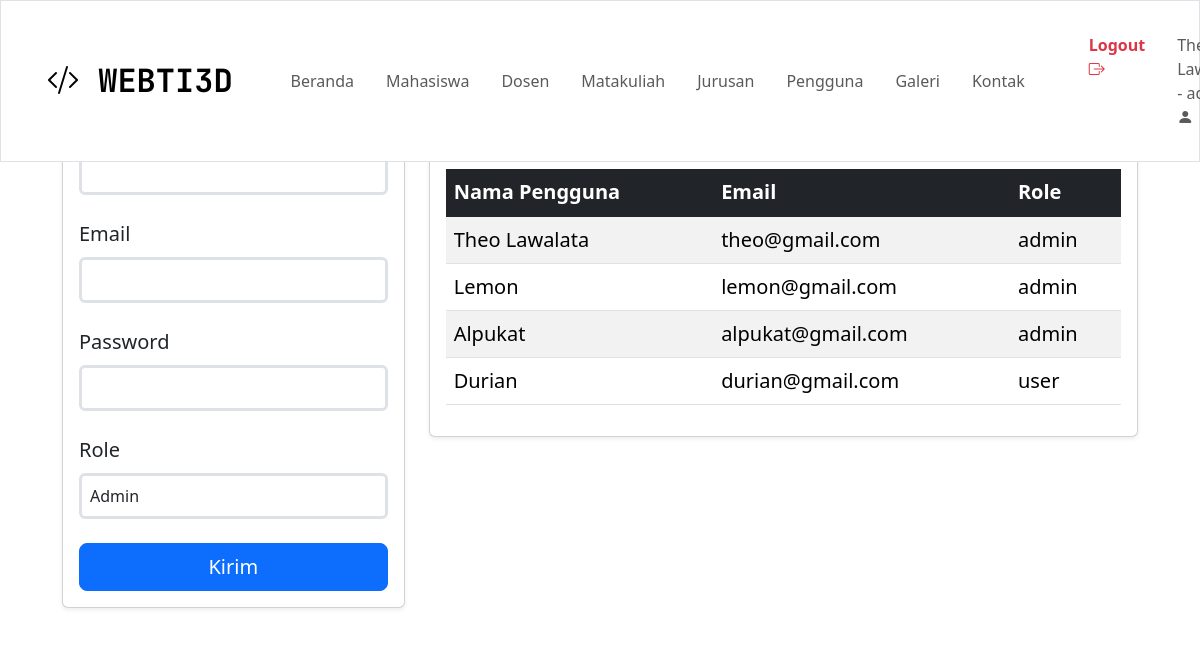
The app's page /index.php?page=user (signed in) with its own data.
### tables this page shows
CREATE TABLE `user` (
  `id` int(11) NOT NULL,
  `nama_pengguna` varchar(255) NOT NULL,
  `email` varchar(255) NOT NULL,
  `password` varchar(255) NOT NULL,
  `role` varchar(150) NOT NULL
);

### config/koneksi.php (called while the page is built, shortened)
<?php
$host = 'localhost';
$dbname = 'fanuellawalata_ti3d';
$username = 'root';
$password = '';
try {
    $con = new PDO("mysql:host=$host;dbname=$dbname", $username, $password);
    $con->setAttribute(PDO::ATTR_ERRMODE, PDO::ERRMODE_EXCEPTION);
    $con->setAttribute(PDO::ATTR_DEFAULT_FETCH_MODE, PDO::FETCH_ASSOC);
} catch (PDOException $e) {
    die("Koneksi gagal: " . $e->getMessage());
}
function query($query)
{
    global $con;
    $stmt = $con->prepare($query);
    $stmt->execute();
    $rows = [];
    while ($row = $stmt->fetch(PDO::FETCH_ASSOC)) {
        $rows[] = $row;
    }
    return $rows;
}

### content/user.php (the view, shortened to what this page needs)
<?php
require_once 'config/koneksi.php';
$user = query("SELECT * FROM user");
?>
<div class="dosen-container container mt-3">
    <div class="row g-4">
        <div class="col-lg-4 col-md-5 col-sm-12">
            <div class="card shadow-sm p-3">
                <form action="index.php?page=user_save" method="POST">
                    <div class="mb-4">
                        <label for="#" class="form-label fs-5">Nama pengguna</label>
                        <input type="text" name="nama_pengguna" class="form-control border-3 p-2" id="#" required>
                    </div>
                    <div class="mb-4">
                        <label for="#" class="form-label fs-5">Email</label>
                        <input type="email" name="email" class="form-control border-3 p-2" id="#" required>
                    </div>
                    <div class="mb-4">
                        <label for="#" class="form-label fs-5">Password</label>
                        <input type="password" name="password" class="form-control border-3 p-2" id="#" required>
                    </div>
                    <div class="mb-4">
                        <label for="#" class="form-label fs-5">Role</label>
                        <select name="role" id="" class="form-control border-3 p-2">
                            <option value="admin">Admin</option>
                        </select>
                    </div>
                    <button type="submit" class="btn btn-primary btn-lg w-100">Kirim</button>
                </form>
            </div>
        </div>
        <div class="col-lg-8 col-md-7 col-sm-12">
            <div class="card fs-4 fw-bold card-header mb-1">DATA PENGGUNA</div>
            <div class="card shadow-sm p-3">
                <div class="table-responsive table-dosen">
                    <table class="table table-striped table-hover fs-5">
                        <thead class="table-dark sticky-top">
                            <tr>
                                <th scope="col">Nama Pengguna</th>
                                <th scope="col">Email</th>
                                <th scope="col">Role</th>
                            </tr>
                        </thead>
                        <tbody class="table-group-divider">
                            <?php foreach ($user as $row): ?>
                                <tr>
                                    <td><?php echo $row['nama_pengguna']; ?></td>
                                    <td><?php echo $row['email']; ?></td>
                                    <td><?php echo $row['role']; ?></td>
                                </tr>
                            <?php endforeach; ?>
                        </tbody>
                    </table>
                </div>
            </div>
        </div>
    </div>
</div>

### style.css (style rules this page uses)
body { font-family: "Roboto", sans-serif; font-size: 1.5rem; background-color: #eee; }
input { padding: 10px 20px; border: 0.5px solid black; border-radius: 4px; width: 100%; box-sizing: border-box; margin-bottom: 10px; font-size: 1.5rem; }
input::placeholder { font-weight: 400; }
.dosen-container { padding-top: 3rem; }
.table-dosen { max-height: 251px; }

### records on screen
user: nama_pengguna "Theo Lawalata", email "theo@gmail.com", role "admin"
user: nama_pengguna "Lemon", email "lemon@gmail.com", role "admin"
user: nama_pengguna "Alpukat", email "alpukat@gmail.com", role "admin"
user: nama_pengguna "Durian", email "durian@gmail.com", role "user"
